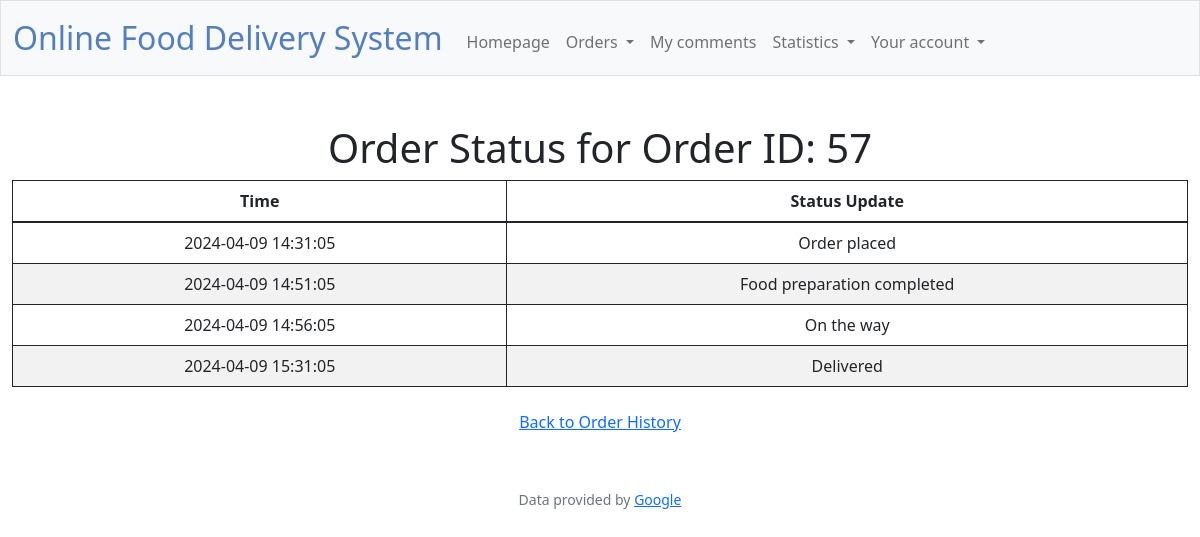
The app's page /order_status/57 (signed in) with its own data.
### tables this page shows
CREATE TABLE order_status (
            id INTEGER PRIMARY KEY AUTOINCREMENT,
            placed_order_id INTEGER NOT NULL,
            status VARCHAR(255) NOT NULL,
            ts TIMESTAMP NOT NULL,
            FOREIGN KEY (placed_order_id) REFERENCES placed_order(id)
        );

### app.py (the view)
@app.route("/order_status/<int:order_id>")
@login_required
def order_status(order_id):
    current_time = datetime.now()
    status_updates = db.execute("""
        SELECT status, ts
        FROM order_status
        WHERE placed_order_id = ? AND ts <= ?
        ORDER BY ts ASC
    """, order_id, current_time)
    if not status_updates:
        flash("No status updates available for this order.")
        return redirect(url_for('order_history'))  # Redirect to the order history page.
    return render_template("order_status.html", status_updates=status_updates, order_id=order_id)

### app.py (called while the page is built)
@app.after_request
def after_request(response):
    response.headers["Cache-Control"] = "no-cache, no-store, must-revalidate"
    response.headers["Expires"] = 0
    response.headers["Pragma"] = "no-cache"
    return response

### helpers.py (called while the page is built)
def login_required(f):
    @wraps(f)
    def decorated_function(*args, **kwargs):
        if session.get("user_id") is None:
            return redirect("/login")
        return f(*args, **kwargs)
    return decorated_function

### templates/order_status.html (shortened to what this page needs)
{% extends "layout.html" %}
{% block main %}
<h1>Order Status for Order ID: {{ order_id }}</h1>
{% if status_updates %}
<table class="table">
    <thead>
        <tr>
            <th>Time</th>
            <th>Status Update</th>
        </tr>
    </thead>
    <tbody>
        {% for update in status_updates %}
        <tr>
            <td>{{ update.ts }}</td>
            <td>{{ update.status }}</td>
        </tr>
        {% endfor %}
    </tbody>
</table>
{% else %}
<p>No status updates found for this order. It may have been delivered or does not exist.</p>
{% endif %}
<a href="{{ url_for('order_history') }}" class="btn btn-link">Back to Order History</a>
{% endblock %}

### static/styles.css (style rules this page uses)
table, td, th { border: 1px solid; }
td { text-align: center; }
tr:nth-child(even) { background-color: #f2f2f2; }

### records on screen
order_status: ts "2024-04-09 14:31:05", status "Order placed"
order_status: ts "2024-04-09 14:51:05", status "Food preparation completed"
order_status: ts "2024-04-09 14:56:05", status "On the way"
order_status: ts "2024-04-09 15:31:05", status "Delivered"

### other values on screen
{{ order_id }} "57"
